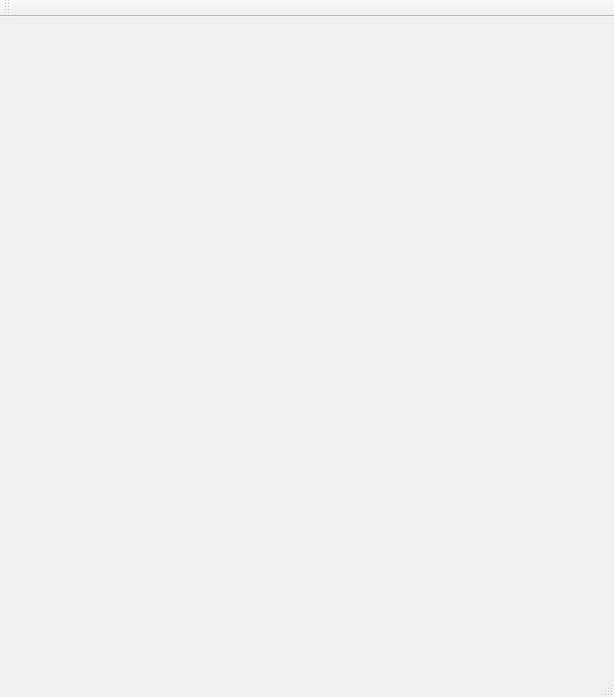
<?xml version="1.0" encoding="UTF-8"?>
<ui version="4.0">
 <class>MainWindow</class>
 <widget class="QMainWindow" name="MainWindow">
  <property name="geometry">
   <rect>
    <x>0</x>
    <y>0</y>
    <width>614</width>
    <height>697</height>
   </rect>
  </property>
  <property name="windowTitle">
   <string>MainWindow</string>
  </property>
  <widget class="QWidget" name="centralWidget"/>
  <widget class="QMenuBar" name="menuBar">
   <property name="geometry">
    <rect>
     <x>0</x>
     <y>0</y>
     <width>614</width>
     <height>21</height>
    </rect>
   </property>
  </widget>
  <widget class="QToolBar" name="mainToolBar">
   <attribute name="toolBarArea">
    <enum>TopToolBarArea</enum>
   </attribute>
   <attribute name="toolBarBreak">
    <bool>false</bool>
   </attribute>
  </widget>
  <widget class="QStatusBar" name="statusBar"/>
 </widget>
 <layoutdefault spacing="6" margin="11"/>
 <resources/>
 <connections/>
</ui>
